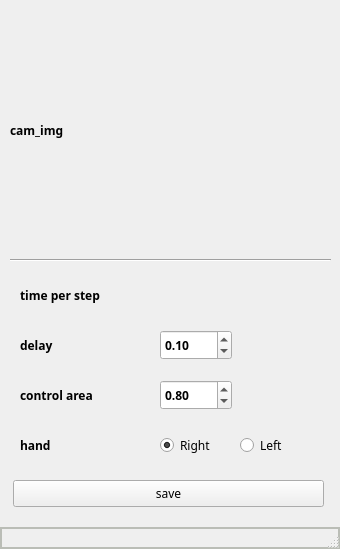
<?xml version="1.0" encoding="UTF-8"?>
<ui version="4.0">
 <class>MainWindow</class>
 <widget class="QMainWindow" name="MainWindow">
  <property name="geometry">
   <rect>
    <x>0</x>
    <y>0</y>
    <width>340</width>
    <height>549</height>
   </rect>
  </property>
  <property name="windowTitle">
   <string>MainWindow</string>
  </property>
  <widget class="QWidget" name="centralwidget">
   <widget class="QLabel" name="cam_img">
    <property name="geometry">
     <rect>
      <x>10</x>
      <y>10</y>
      <width>320</width>
      <height>240</height>
     </rect>
    </property>
    <property name="font">
     <font>
      <family>D2Coding</family>
      <weight>75</weight>
      <bold>true</bold>
     </font>
    </property>
    <property name="mouseTracking">
     <bool>false</bool>
    </property>
    <property name="text">
     <string>cam_img</string>
    </property>
   </widget>
   <widget class="QPushButton" name="save">
    <property name="geometry">
     <rect>
      <x>13</x>
      <y>480</y>
      <width>311</width>
      <height>27</height>
     </rect>
    </property>
    <property name="font">
     <font>
      <family>D2Coding</family>
     </font>
    </property>
    <property name="text">
     <string>save</string>
    </property>
   </widget>
   <widget class="QDoubleSpinBox" name="delay">
    <property name="geometry">
     <rect>
      <x>160</x>
      <y>330</y>
      <width>72</width>
      <height>30</height>
     </rect>
    </property>
    <property name="font">
     <font>
      <family>D2Coding</family>
      <weight>75</weight>
      <bold>true</bold>
     </font>
    </property>
    <property name="minimum">
     <double>0.050000000000000</double>
    </property>
    <property name="maximum">
     <double>1.000000000000000</double>
    </property>
    <property name="singleStep">
     <double>0.050000000000000</double>
    </property>
    <property name="value">
     <double>0.100000000000000</double>
    </property>
   </widget>
   <widget class="Line" name="line">
    <property name="geometry">
     <rect>
      <x>10</x>
      <y>250</y>
      <width>321</width>
      <height>21</height>
     </rect>
    </property>
    <property name="orientation">
     <enum>Qt::Horizontal</enum>
    </property>
   </widget>
   <widget class="QLabel" name="text_delay">
    <property name="geometry">
     <rect>
      <x>20</x>
      <y>330</y>
      <width>72</width>
      <height>30</height>
     </rect>
    </property>
    <property name="font">
     <font>
      <family>D2Coding</family>
      <weight>75</weight>
      <bold>true</bold>
     </font>
    </property>
    <property name="text">
     <string>delay</string>
    </property>
   </widget>
   <widget class="QLabel" name="text_time_per_step">
    <property name="geometry">
     <rect>
      <x>20</x>
      <y>280</y>
      <width>111</width>
      <height>30</height>
     </rect>
    </property>
    <property name="font">
     <font>
      <family>D2Coding</family>
      <weight>75</weight>
      <bold>true</bold>
     </font>
    </property>
    <property name="text">
     <string>time per step</string>
    </property>
   </widget>
   <widget class="QLabel" name="time_per_step">
    <property name="geometry">
     <rect>
      <x>140</x>
      <y>280</y>
      <width>181</width>
      <height>30</height>
     </rect>
    </property>
    <property name="font">
     <font>
      <family>D2Coding</family>
     </font>
    </property>
    <property name="text">
     <string/>
    </property>
   </widget>
   <widget class="QGroupBox" name="groupBox">
    <property name="enabled">
     <bool>true</bool>
    </property>
    <property name="geometry">
     <rect>
      <x>130</x>
      <y>430</y>
      <width>191</width>
      <height>41</height>
     </rect>
    </property>
    <property name="font">
     <font>
      <family>D2Coding</family>
      <weight>75</weight>
      <italic>false</italic>
      <bold>true</bold>
     </font>
    </property>
    <property name="styleSheet">
     <string notr="true">QGroupBox{margin-top:-15px; border:none;}</string>
    </property>
    <property name="title">
     <string/>
    </property>
    <property name="alignment">
     <set>Qt::AlignLeading|Qt::AlignLeft|Qt::AlignVCenter</set>
    </property>
    <widget class="QRadioButton" name="right_hand">
     <property name="geometry">
      <rect>
       <x>30</x>
       <y>0</y>
       <width>71</width>
       <height>30</height>
      </rect>
     </property>
     <property name="font">
      <font>
       <family>D2Coding</family>
      </font>
     </property>
     <property name="text">
      <string>Right</string>
     </property>
     <property name="checked">
      <bool>true</bool>
     </property>
    </widget>
    <widget class="QRadioButton" name="left_hand">
     <property name="geometry">
      <rect>
       <x>110</x>
       <y>0</y>
       <width>71</width>
       <height>30</height>
      </rect>
     </property>
     <property name="font">
      <font>
       <family>D2Coding</family>
      </font>
     </property>
     <property name="text">
      <string>Left</string>
     </property>
    </widget>
   </widget>
   <widget class="QLabel" name="text_hand">
    <property name="geometry">
     <rect>
      <x>20</x>
      <y>430</y>
      <width>72</width>
      <height>30</height>
     </rect>
    </property>
    <property name="font">
     <font>
      <family>D2Coding</family>
      <weight>75</weight>
      <bold>true</bold>
     </font>
    </property>
    <property name="text">
     <string>hand</string>
    </property>
   </widget>
   <widget class="QLabel" name="text_ctr_area">
    <property name="geometry">
     <rect>
      <x>20</x>
      <y>380</y>
      <width>131</width>
      <height>30</height>
     </rect>
    </property>
    <property name="font">
     <font>
      <family>D2Coding</family>
      <weight>75</weight>
      <bold>true</bold>
     </font>
    </property>
    <property name="text">
     <string>control area</string>
    </property>
   </widget>
   <widget class="QDoubleSpinBox" name="ctr_area_ratio">
    <property name="geometry">
     <rect>
      <x>160</x>
      <y>380</y>
      <width>72</width>
      <height>30</height>
     </rect>
    </property>
    <property name="font">
     <font>
      <family>D2Coding</family>
      <weight>75</weight>
      <bold>true</bold>
     </font>
    </property>
    <property name="minimum">
     <double>0.050000000000000</double>
    </property>
    <property name="maximum">
     <double>1.000000000000000</double>
    </property>
    <property name="singleStep">
     <double>0.050000000000000</double>
    </property>
    <property name="value">
     <double>0.800000000000000</double>
    </property>
   </widget>
  </widget>
  <widget class="QStatusBar" name="help_bar">
   <property name="enabled">
    <bool>true</bool>
   </property>
   <property name="font">
    <font>
     <family>D2Coding</family>
    </font>
   </property>
   <property name="styleSheet">
    <string notr="true">QStatusBar{border :2px solid rgb(186, 189, 182)}</string>
   </property>
  </widget>
 </widget>
 <resources/>
 <connections/>
</ui>
